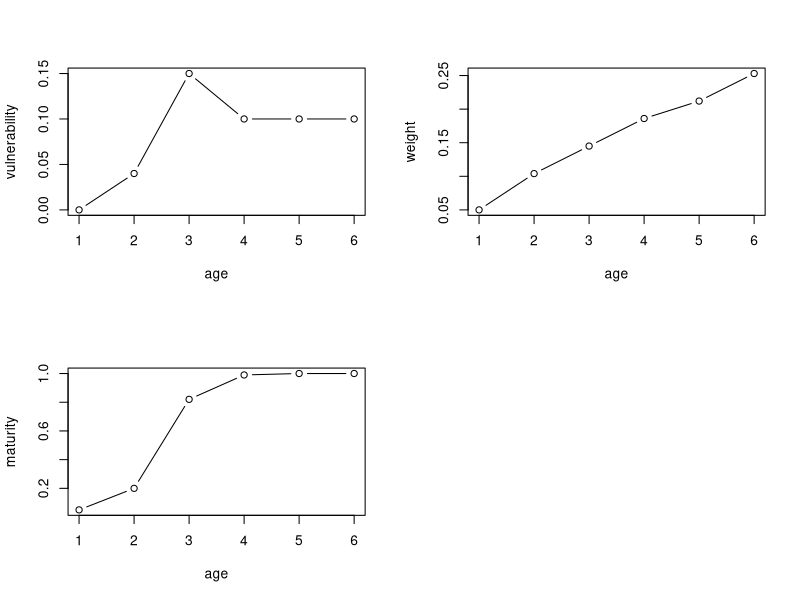
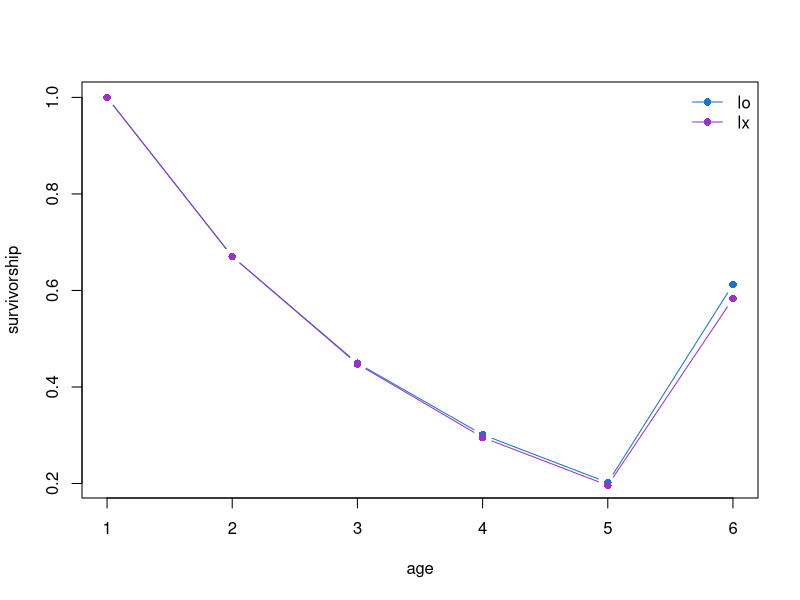
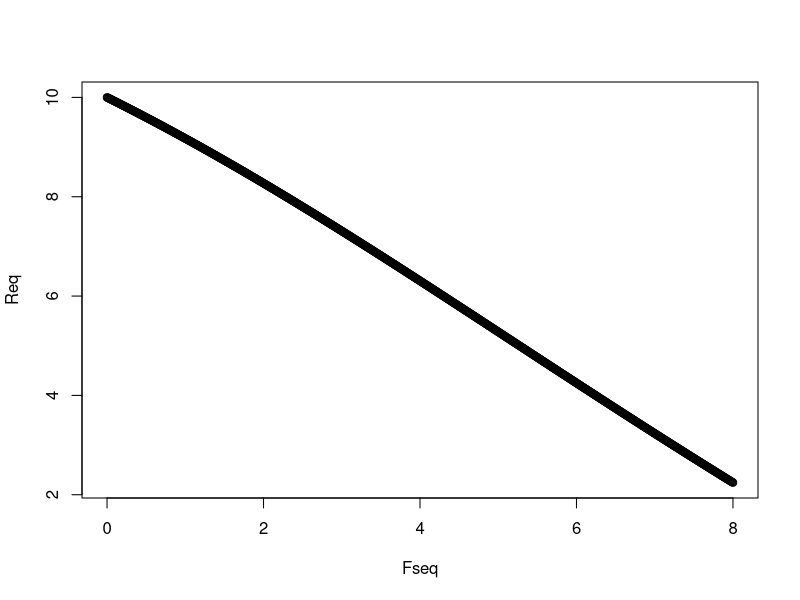
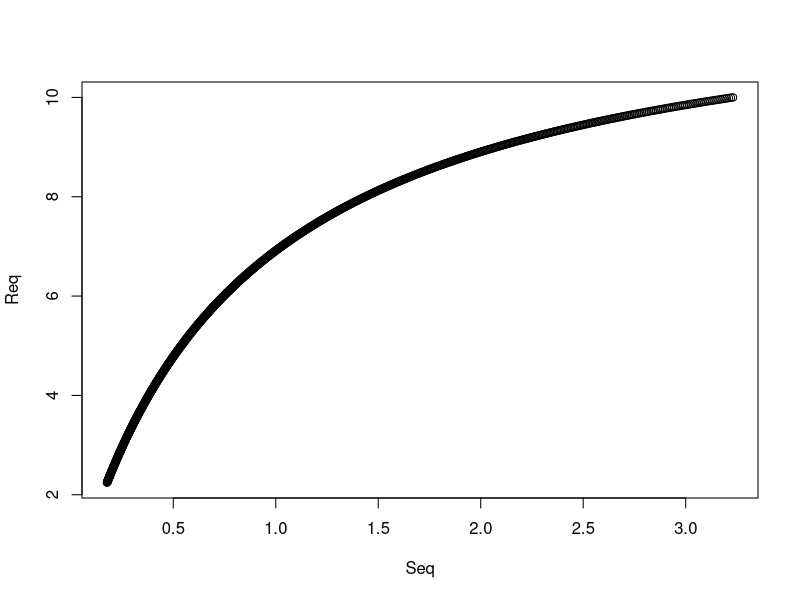
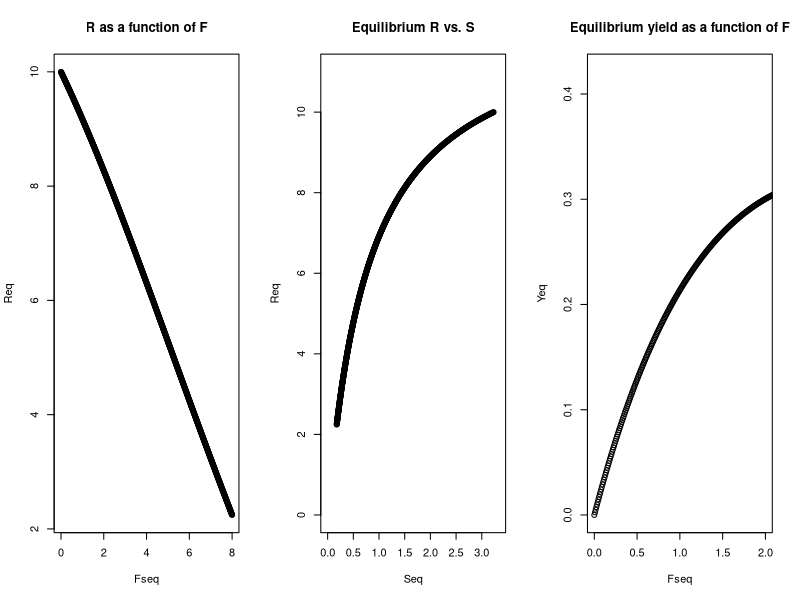

These charts were generated, in order, by the following R code:
# life history vectors
vul <- c(0.05, 0.174, 0.571, 0.899, 1.000, 0.6) # vulnerability at age
vul <- c(0, 0.04, 0.15, 0.1, 0.1, 0.1)
wa <- c(0.05, 0.104, 0.145, 0.186, 0.212, 0.253) # weight at age
mat <- c(0.05, 0.20, 0.82, 0.99, 1.00, 1.00) # maturity at age
M <- 0.4 # instantaneous natural mortality
F <- 0.1 # instantaneous fishing mortality

# visualize the life history and vulnerability relationships
par(mfrow = c(2, 2))
plot(vul, type = "b", ylab = "vulnerability", xlab = "age")
plot(wa, type = "b", ylab = "weight", xlab = "age")
plot(mat, type = "b", ylab = "maturity", xlab = "age")

n_ages <- length(mat) # number of age classes
ages <- 1:n_ages
# set up total instantaneous mortality at age Za vector
Za <- F * vul + M
# calculate survivorship in the fished state
lx <- numeric(n_ages)
lx[1] <- 1 # initialize
for (i in 2:n_ages) lx[i] <- lx[i - 1] * exp(-Za[i - 1]) # calculate lx recursively
lx[n_ages] <- lx[n_ages - 1] / (1 - exp(-Za[n_ages])) # plus group correction
sbrf <- sum(lx * mat * wa) # sumproduct lx, mat, wa
cat("spawner biomass per recruit in the fished condition (sbrf) =", sbrf, "\n")

# calculate survivorship in unfished state (i.e., F = 0)
lo <- numeric(n_ages)
lo[1] <- 1
for (i in 2:n_ages) lo[i] <- lo[i - 1] * exp(-M)
lo[n_ages] <- lo[n_ages - 1] / (1 - exp(-M)) # plus group
sbro <- sum(lo * mat * wa)

# compare lo, lx
par(mfrow = c(1, 1))
plot(lo ~ ages,
  type = "b", pch = 16,
  ylab = "survivorship", col = "dodgerblue3",
  xlab = "age"
)
lines(lx ~ ages, type = "b", pch = 16, col = "darkorchid")
legend("topright",
  legend = c("lo", "lx"),
  col = c("dodgerblue3", "darkorchid"),
  pch = 16,
  lty = 1,
  bty = "n"
)

#-------------------
# Mapping out the equilibrium recruitment function via incidence functions
# set recruitment parameters
Ro <- 10 # unfished recruitment
recK <- 5 # Goodyear compensation ratio
sbro <- sum(lo * mat * wa) # spawning biomass per recruit
alpha <- recK / sbro
br <- (alpha * sbro - 1) / (Ro * sbro) # beverton-holt beta

# sequence of instantaneous fishing mortality rates
Fseq <- seq(0, 8, length.out = 1000)
1 - exp(-Fseq) # finite space exploitation rates (U)
Req <- Seq <- numeric(length(Fseq))
for (i in 1:length(Fseq)) {
  F <- Fseq[i]
  Za <- F * vul + M
  # calculate survivorship in the fished state
  lx <- numeric(n_ages)
  lx[1] <- 1 # initialize
  for (a in 2:n_ages) lx[a] <- lx[a - 1] * exp(-Za[a - 1]) # calculate lx recursively
  lx[n_ages] <- lx[n_ages - 1] / (1 - exp(-Za[n_ages])) # plus group correction
  sbrf <- sum(lx * mat * wa) # sumproduct lx, mat, wa
  Req[i] <- (alpha * sbrf - 1) / (br * sbrf)
  Seq[i] <- Req[i] * sbrf
}
plot(Req ~ Fseq)
abline(lty = 2, h = 0, lwd = 2)
plot(Req ~ Seq)
abline(lty = 2, h = 0, lwd = 2)

#-------------------
# Equilibrium Fmsy/MSY
# set recruitment parameters
Ro <- 10 # unfished recruitment
recK <- 5 # Goodyear compensation ratio
sbro <- sum(lo * mat * wa) # spawning biomass per recruit
alpha <- recK / sbro
br <- (alpha * sbro - 1) / (Ro * sbro) # beverton-holt beta

# sequence of instantaneous fishing mortality rates
Fseq <- seq(0, 8, length.out = 1000)
1 - exp(-Fseq) # finite space exploitation rates (U)
Req <- Seq <- Yeq <- numeric(length(Fseq))
for (i in 1:length(Fseq)) {
  F <- Fseq[i]
  Za <- F * vul + M
  # calculate survivorship in the fished state
  lx <- numeric(n_ages)
  lx[1] <- 1 # initialize
  for (a in 2:n_ages) lx[a] <- lx[a - 1] * exp(-Za[a - 1]) # calculate lx recursively
  lx[n_ages] <- lx[n_ages - 1] / (1 - exp(-Za[n_ages])) # plus group correction
  sbrf <- sum(lx * mat * wa) # sumproduct lx, mat, wa
  Req[i] <- (alpha * sbrf - 1) / (br * sbrf)
  Seq[i] <- Req[i] * sbrf
  YPR <- sum(wa * vul * F / Za * lx * (1 - exp(-Za)))
  Yeq[i] <- YPR * Req[i]
}

par(mfrow=c(1,3))
plot(Req ~ Fseq, main = "R as a function of F")
plot(Req ~ Seq, ylim = c(0, max(Req) + 1), 
     xlim = c(0, max(Seq) + 0.1), main = "Equilibrium R vs. S")
plot(Yeq~Fseq, xlim = c(0,2), ylim = c(0, max(Yeq) + 0.1), 
     main = "Equilibrium yield as a function of F")

# find Fmsy and msy 
idx <- which.max(Yeq)
print(Yeq[idx])
print(Fseq[idx])
